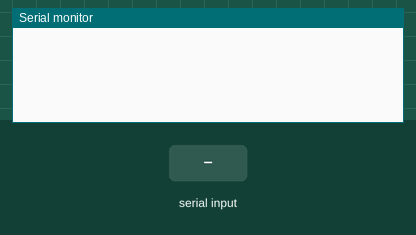
A sketch run on a simulated ESP32. Shown: the last lines printed to the serial monitor. The inputs (shaded band) are chosen by the test bench.

Above: at 1.8 s.
1.9 s: "90,45\n" received over the second serial link
At 3.2 s:
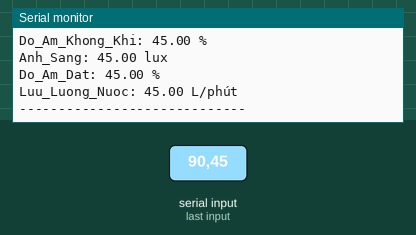
3.5 s: "5\n" received over the second serial link
At 4.7 s:
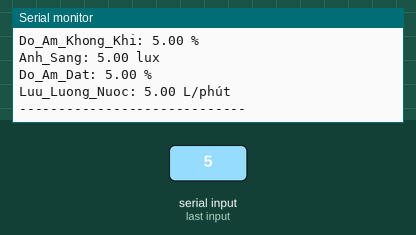

The sketch:

esp.ino
```cpp
void setup() {
  Serial.begin(115200);      // Gửi ra PC
  Serial2.begin(9600, SERIAL_8N1, 16, 17); // RX = GPIO16, TX = GPIO17
  // Lưu ý: nối TX Uno → RX ESP32 (GPIO16)
  // RX Uno → TX ESP32 (GPIO17)
  // GND → GND
}

void loop() {
  if (Serial2.available()) {
    String data = Serial2.readStringUntil('\n');  // Đọc từng dòng
    Serial.print("📡 Du_Lieu_Nhan_Duoc: ");
    Serial.println(data);

    // Có thể tách giá trị nêuSS cần
    // ví dụ: temp, hum, lux, soil, flow
    int idx = 0;
    float values[5];
    while (data.length() > 0 && idx < 5) {
      int commaIndex = data.indexOf(',');
      String token = data.substring(0, commaIndex);
      values[idx++] = token.toFloat();
      data = data.substring(commaIndex + 1);
    }

    // In từng giá trị
    Serial.print("Nhiet_Do: "); Serial.print(values[0]); Serial.println(" °C");
    Serial.print("Do_Am_Khong_Khi: "); Serial.print(values[1]); Serial.println(" %");
    Serial.print("Anh_Sang: "); Serial.print(values[2]); Serial.println(" lux");
    Serial.print("Do_Am_Dat: "); Serial.print(values[3]); Serial.println(" %");
    Serial.print("Luu_Luong_Nuoc: "); Serial.print(values[4]); Serial.println(" L/phút");
    Serial.println("-----------------------------");
  }

  delay(500);
}
```

Measured:
- after the input at 1.9 s, the serial monitor: prints a new line after 0.10 s (image 1)
- after the input at 3.5 s, the serial monitor: prints a new line at once (image 2)
